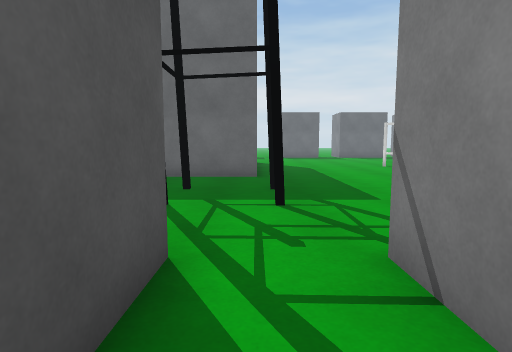
View 1 (above)

22 first-person views from a walk through a Unity game level. The camera is 1.2 m above the floor, tilts 6° down and sees 80° across. The floor is counted in squares, 1 m on a side. Each view is taken from the middle of a square. On the plan, view 1 faces up. The plan holds only what a view shows up to about 13 squares ahead; the rest is blank. The place goes on beyond the plan. Surface patterns are stand-ins for the level's own textures.

View 2
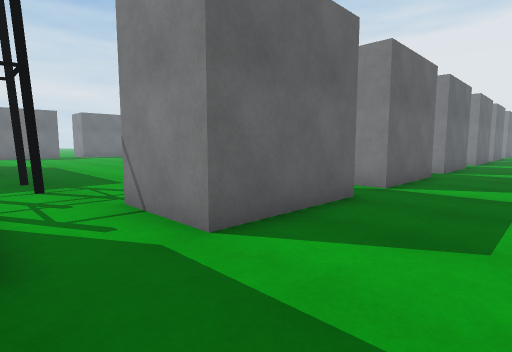

View 3
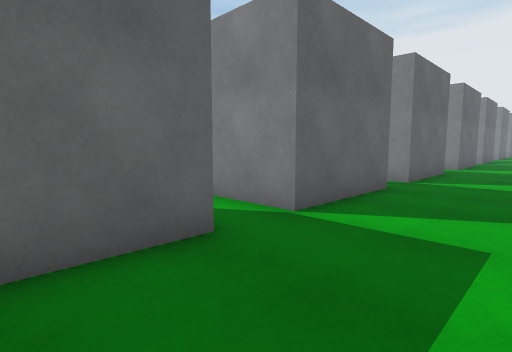

View 4
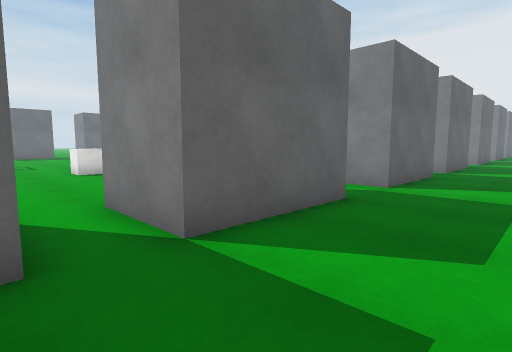

View 5
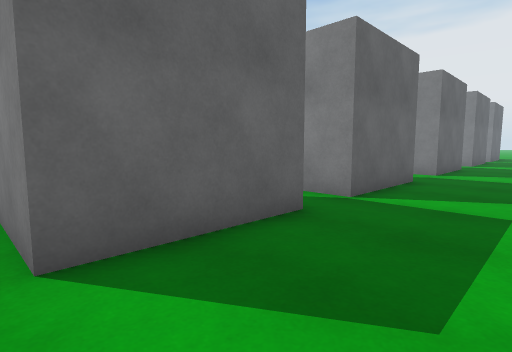

View 6
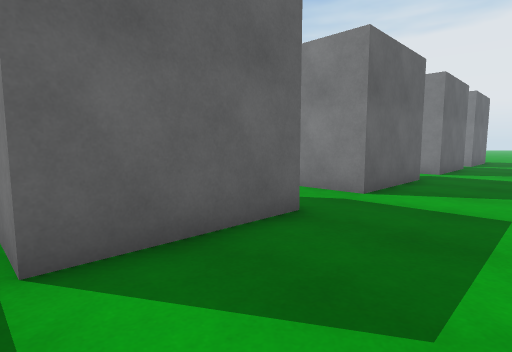

View 7
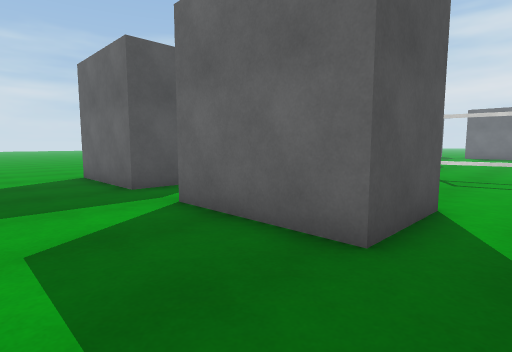

View 8
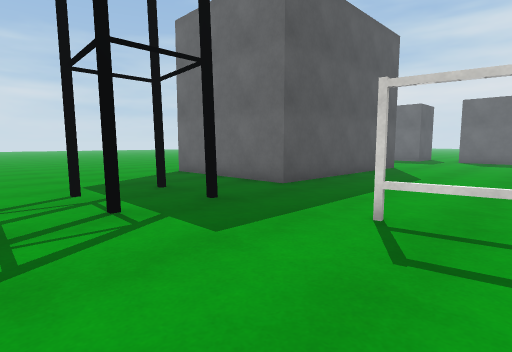

View 9
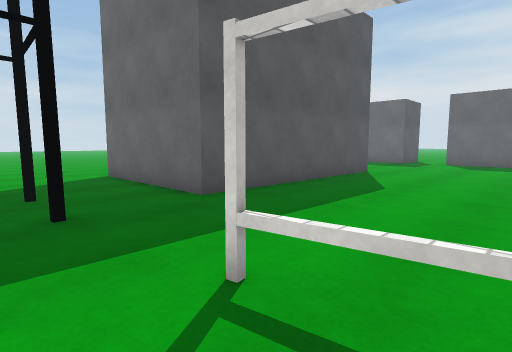

View 10
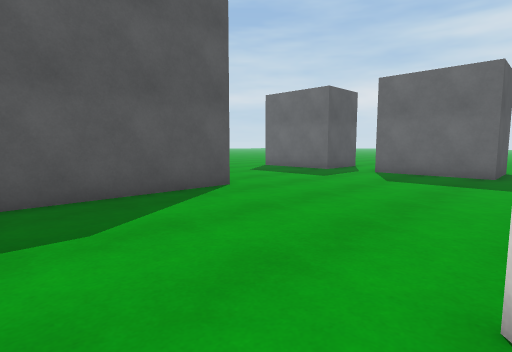

View 11
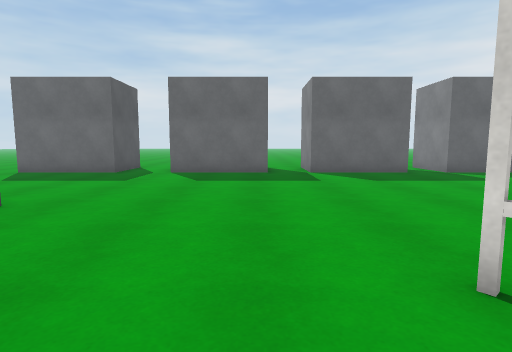

View 12
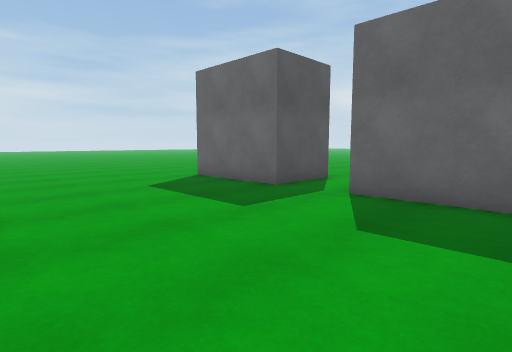

View 13
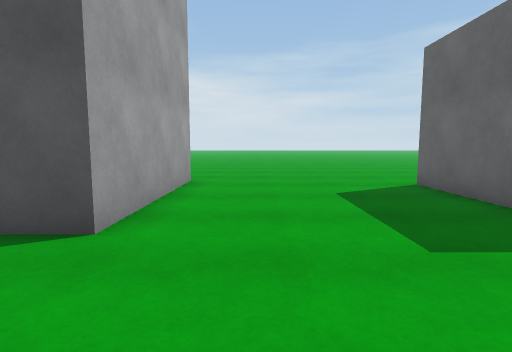

View 14
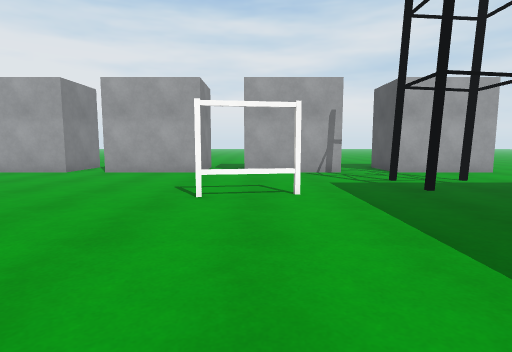

View 15
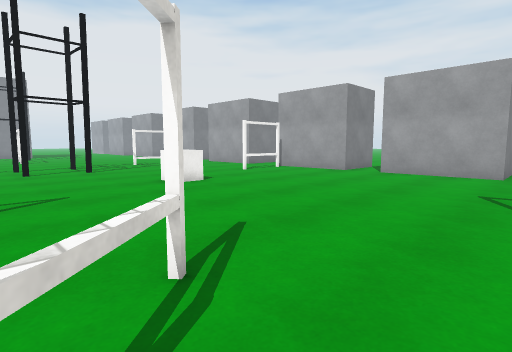

View 16
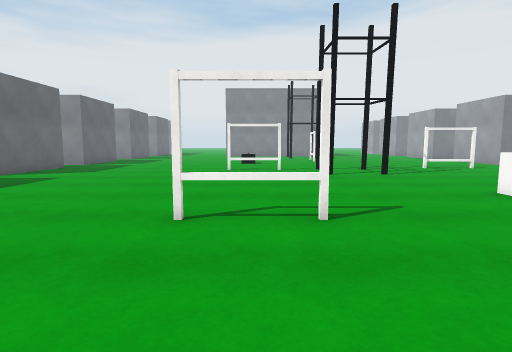

View 17
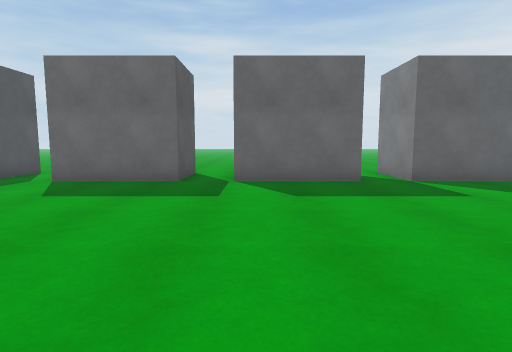

View 18
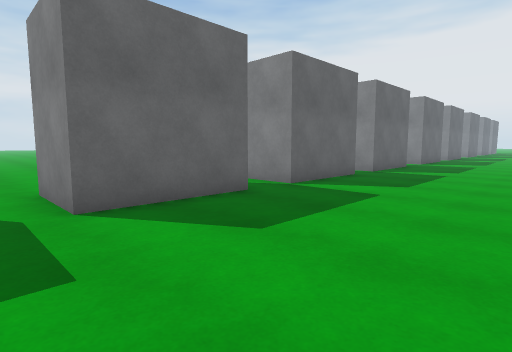

View 19
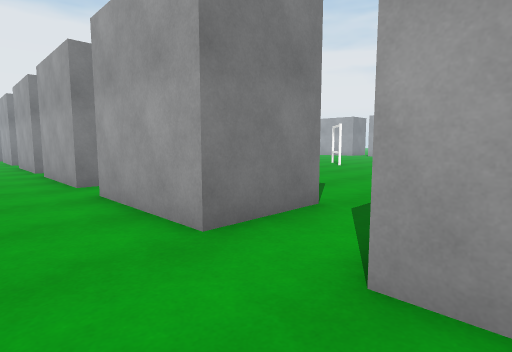

View 20
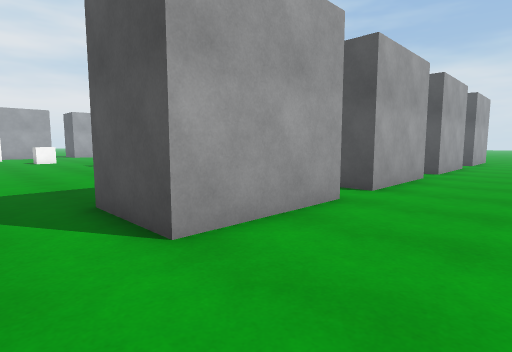

View 21
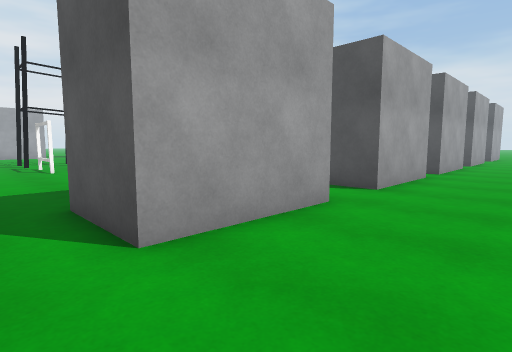

View 22
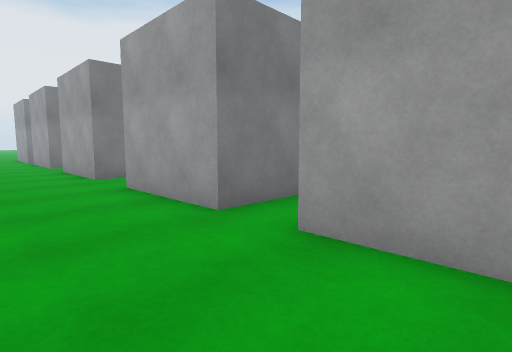

### Floor plan
Key: @ floor where view 1 was taken; # wall or solid block; . floor; = window, fence, low wall or low ledge; T tower; C cube; H thing the floor can be seen under or through; O other object.
Columns run from 5 left of view 1 to 37 right of it. Each row starts with its distance up from view 1.
 33       ..          ..... .........
 32    . .....................................
 31    .......................................
 30    ##..####..####.#####..####..####..#####
 29     #..#  #.##  #.#   #..   #.##   ..#
 28     #..#  #.#   #.#   #..   #.#
 27 #####..####.#####.#####..####.#
 26 ........................... ..
 25 ........................... ..
 24 ........................... ..
 23 ........................... ..
 22 ........................... ..
 21 ..............................
 20 ######.................... ...
 19      #..................   ...
 18      #............#.....   #..
 17      #............=.....
 16      #......O.....#.....
 15      #.......O.............
 14      #...................T.T
 13      #.....................
 12      #...................T.T
 11 ######..............C......
 10 ....................C......
  9 .........HHH.......... ....
  8 ...T.T................  ...
  7 .....................    ..
  6 ...T.T..............
  5 ....................
  4 .....................
  3 #####..####.#####.####   #
  2     #..#  #.#    .#     .#    #     .#
  1     #..#  #.##   .#    ..#   .##   ..#
  0 #####@.####..####.#####..####..####..#####.
 -1 ...........................................
 -2 ...........................................
 -3     . ......... . ..... . ..... .....

Where each view was taken, in squares from view 1:
view 1: 0 up, 0 right, facing up
view 2: 3 down, 1 left, facing up-right
view 3: 3 down, 3 right, facing up-right
view 4: 3 down, 11 right, facing up-right
view 5: 3 down, 19 right, facing up-right
view 6: 3 down, 25 right, facing up-right
view 7: 3 down, 7 right, facing up-left
view 8: 4 up, 6 right, facing up-left
view 9: 7 up, 6 right, facing up-left
view 10: 14 up, 7 right, facing up-left
view 11: 14 up, 5 right, facing up
view 12: 20 up, 5 right, facing up-left
view 13: 22 up, 4 right, facing left
view 14: 16 up, 5 right, facing down
view 15: 16 up, 6 right, facing down-right
view 16: 17 up, 8 right, facing right
view 17: 17 up, 8 right, facing up
view 18: 21 up, 0 right, facing up-right
view 19: 32 up, 2 left, facing down-right
view 20: 33 up, 19 right, facing down-left
view 21: 33 up, 25 right, facing down-left
view 22: 33 up, 21 right, facing down-right
